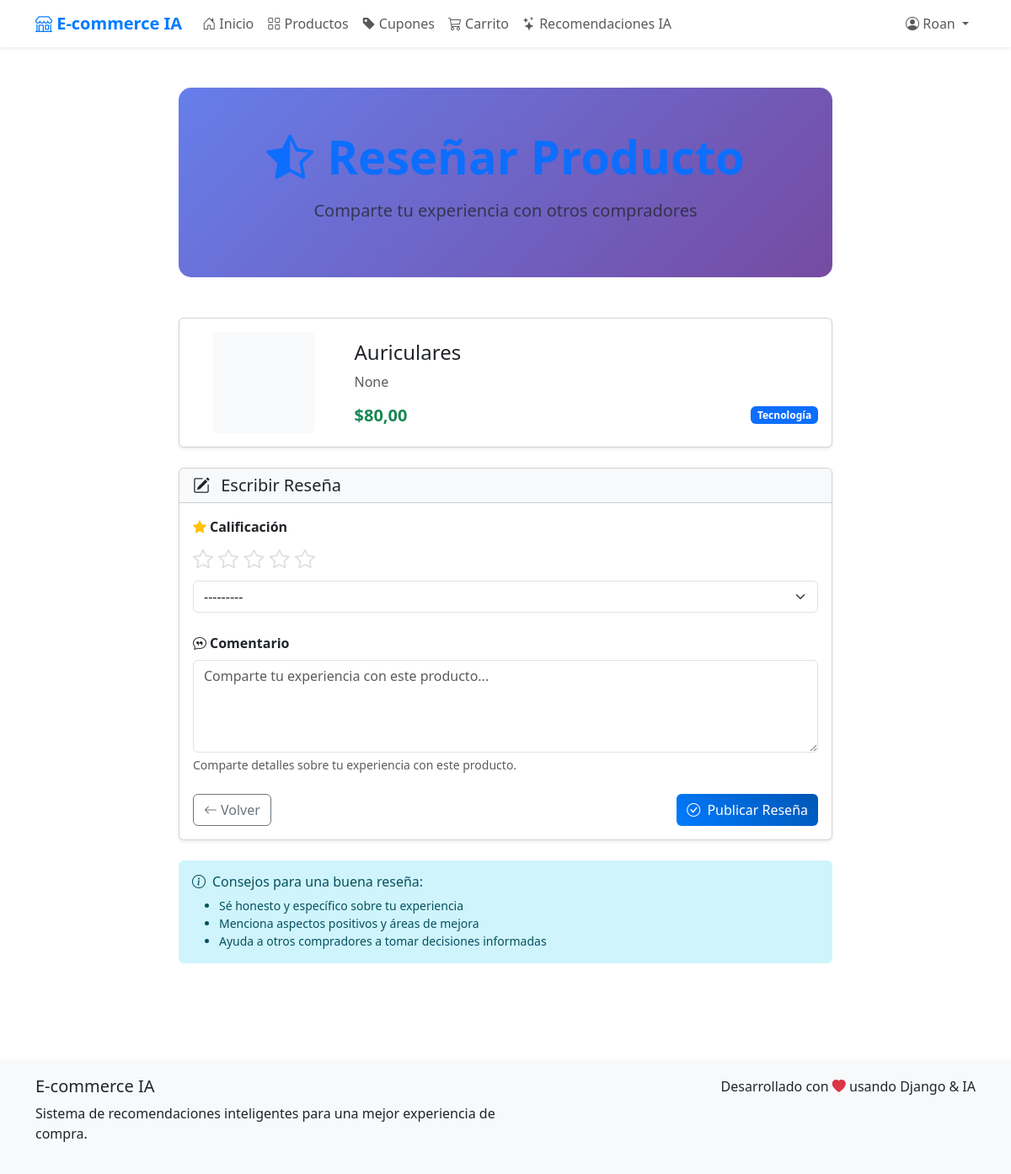
The app's page /producto/4/resena/ (signed in) with its own data.
### tienda/models.py (models this page shows, shortened)
class Producto(models.Model):
    nombre = models.CharField(max_length=100)
    precio = models.DecimalField(max_digits=10, decimal_places=2)
    categoria = models.CharField(max_length=50)
    descripcion = models.TextField(blank=True, null=True)
    imagen_url = models.URLField(blank=True, null=True)
    stock = models.IntegerField(default=10)
    def puede_reseñar(self, usuario):
        from tienda.models import PedidoProducto, CompraProducto
        pedidos_completados = Pedido.objects.filter(
            usuario=usuario,
            estado__in=['pagado', 'enviado', 'entregado']
        ).values_list('id', flat=True)
        productos_pedidos = PedidoProducto.objects.filter(
            pedido_id__in=pedidos_completados,
            producto=self
        ).exists()
        compras_directas = CompraProducto.objects.filter(
            compra__usuario=usuario,
            producto=self
        ).exists()
        return productos_pedidos or compras_directas

### tienda/views.py (the view)
# urls.py: path('producto/<int:producto_id>/resena/', views.agregar_resena, name='agregar_resena'),
@login_required
def agregar_resena(request, producto_id):
    producto = get_object_or_404(Producto, id=producto_id)
    if not producto.puede_reseñar(request.user):
        messages.error(request, _('Debes comprar este producto antes de poder reseñarlo.'))
        return redirect('productos')
    resena_existente = Resena.objects.filter(usuario=request.user, producto=producto).first()
    if request.method == 'POST':
        form = ResenaForm(request.POST, instance=resena_existente)
        if form.is_valid():
            resena = form.save(commit=False)
            resena.usuario = request.user
            resena.producto = producto
            resena.save()
            messages.success(request, _('¡Reseña guardada exitosamente!'))
            return redirect('comprar', producto_id=producto.id)
    else:
        form = ResenaForm(instance=resena_existente)
    return render(request, 'tienda/agregar_resena.html', {
        'form': form,
        'producto': producto,
        'resena_existente': resena_existente
    })

### tienda/views.py
class ResenaForm(forms.ModelForm):
    class Meta:
        model = Resena
        fields = ['calificacion', 'comentario']
        widgets = {
            'calificacion': forms.Select(attrs={'class': 'form-select'}),
            'comentario': forms.Textarea(attrs={
                'class': 'form-control',
                'rows': 4,
                'placeholder': 'Comparte tu experiencia con este producto...'
            }),
        }

### tienda/context_processors.py (called while the page is built)
def carrito_context(request):
    if request.user.is_authenticated:
        try:
            carrito = Carrito.objects.get(usuario=request.user)
            return {
                'carrito_total_productos': carrito.total_productos,
                'carrito_total_precio': carrito.total_precio,
            }
        except Carrito.DoesNotExist:
            return {
                'carrito_total_productos': 0,
                'carrito_total_precio': 0,
            }
    return {
        'carrito_total_productos': 0,
        'carrito_total_precio': 0,
    }

### tienda/models.py (called while the page is built)
    @property
    def total_productos(self):
        return sum(item.cantidad for item in self.carritoproducto_set.all())

    @property
    def total_precio(self):
        return sum(item.subtotal for item in self.carritoproducto_set.all())

### tienda/templates/tienda/agregar_resena.html (shortened to what this page needs)
{% extends 'tienda/base.html' %}
{% load static %}
{% load i18n %}
{% block content %}
<div class="container-fluid py-5">
    <div class="row justify-content-center">
        <div class="col-12 col-lg-8">
            <div class="hero-section text-center mb-5">
                <h1 class="display-4 fw-bold text-primary mb-3">
                    <i class="bi bi-star-half me-3"></i>{% trans "Reseñar Producto" %}
                </h1>
                <p class="lead text-muted">{% trans "Comparte tu experiencia con otros compradores" %}</p>
            </div>
            <div class="card shadow-sm mb-4">
                <div class="card-body">
                    <div class="row align-items-center">
                        <div class="col-md-3 text-center">
                            {% if producto.imagen_url %}
                                <img src="{{ producto.imagen_url }}" alt="{{ producto.nombre }}"
                                     class="img-fluid rounded" style="max-height: 120px;">
                            {% else %}
                                <div class="bg-light rounded d-flex align-items-center justify-content-center mx-auto"
                                     style="width: 120px; height: 120px;">
                                </div>
                            {% endif %}
                        </div>
                        <div class="col-md-9">
                            <h4 class="card-title">{{ producto.nombre }}</h4>
                            <p class="card-text text-muted">{{ producto.descripcion|truncatechars:150 }}</p>
                            <div class="d-flex justify-content-between align-items-center">
                                <span class="h5 text-success fw-bold mb-0">${{ producto.precio }}</span>
                                <span class="badge bg-{% if producto.categoria == 'Tecnología' %}primary{% elif producto.categoria == 'Libros' %}success{% else %}info{% endif %}">
                                    {{ producto.categoria }}
                                </span>
                            </div>
                        </div>
                    </div>
                </div>
            </div>
            <div class="card shadow-sm">
                <div class="card-header bg-light">
                    <h5 class="mb-0">
                        <i class="bi bi-pencil-square me-2"></i>
                        {% if resena_existente %}{% trans "Editar Reseña" %}{% else %}{% trans "Escribir Reseña" %}{% endif %}
                    </h5>
                </div>
                <div class="card-body">
                    <form method="post">
                        <div class="mb-4">
                            <label for="{{ form.calificacion.id_for_label }}" class="form-label fw-bold">
                                <i class="bi bi-star-fill text-warning me-1"></i>{% trans "Calificación" %}
                            </label>
                            <div class="rating-stars mb-2">
                                <div class="stars" data-rating="0">
                                    <i class="bi bi-star" data-value="1"></i>
                                    <i class="bi bi-star" data-value="2"></i>
                                    <i class="bi bi-star" data-value="3"></i>
                                    <i class="bi bi-star" data-value="4"></i>
                                    <i class="bi bi-star" data-value="5"></i>
                                </div>
                            </div>
                            {{ form.calificacion }}
                        </div>
                        <div class="mb-4">
                            <label for="{{ form.comentario.id_for_label }}" class="form-label fw-bold">
                                <i class="bi bi-chat-quote me-1"></i>{% trans "Comentario" %}
                            </label>
                            {{ form.comentario }}
                            <div class="form-text">{% trans "Comparte detalles sobre tu experiencia con este producto." %}</div>
                        </div>
                        <div class="d-flex justify-content-between">
                            <a href="{% url 'comprar' producto.id %}" class="btn btn-outline-secondary">
                                <i class="bi bi-arrow-left me-1"></i>{% trans "Volver" %}
                            </a>
                            <button type="submit" class="btn btn-primary">
                                <i class="bi bi-check-circle me-1"></i>
                                {% if resena_existente %}{% trans "Actualizar Reseña" %}{% else %}{% trans "Publicar Reseña" %}{% endif %}
                            </button>
                        </div>
                    </form>
                </div>
            </div>
            <div class="alert alert-info border-0 mt-4">
                <h6 class="alert-heading">
                    <i class="bi bi-info-circle me-2"></i>{% trans "Consejos para una buena reseña:" %}
                </h6>
                <ul class="mb-0 small">
                    <li>{% trans "Sé honesto y específico sobre tu experiencia" %}</li>
                    <li>{% trans "Menciona aspectos positivos y áreas de mejora" %}</li>
                    <li>{% trans "Ayuda a otros compradores a tomar decisiones informadas" %}</li>
                </ul>
            </div>
        </div>
    </div>
</div>
{% endblock %}

### tienda/templates/tienda/base.html (shortened to what this page needs)
{% load i18n %}
<!DOCTYPE html>
<html lang="es">
<head>
    <link href="https://cdn.jsdelivr.net/npm/bootstrap@5.3.0/dist/css/bootstrap.min.css" rel="stylesheet">
    <link rel="stylesheet" href="https://cdn.jsdelivr.net/npm/bootstrap-icons@1.10.0/font/bootstrap-icons.css">
</head>
<body>
    <nav class="navbar navbar-expand-lg navbar-light bg-white shadow-sm">
        <div class="container">
            <a class="navbar-brand" href="{% url 'home' %}">
                <i class="bi bi-shop"></i> E-commerce IA
            </a>
            <div class="collapse navbar-collapse" id="navbarNav">
                <ul class="navbar-nav me-auto">
                    <li class="nav-item">
                        <a class="nav-link" href="{% url 'home' %}">
                            <i class="bi bi-house-door"></i> {% trans "Inicio" %}
                        </a>
                    </li>
                    {% if user.is_authenticated %}
                        <li class="nav-item">
                            <a class="nav-link" href="{% url 'productos' %}">
                                <i class="bi bi-grid"></i> {% trans "Productos" %}
                            </a>
                        </li>
                        <li class="nav-item">
                            <a class="nav-link" href="{% url 'cupones_disponibles' %}">
                                <i class="bi bi-tag-fill"></i> {% trans "Cupones" %}
                            </a>
                        </li>
                        <li class="nav-item">
                            <a class="nav-link" href="{% url 'ver_carrito' %}">
                                <i class="bi bi-cart3"></i> {% trans "Carrito" %}
                            </a>
                        </li>
                        <li class="nav-item">
                            <a class="nav-link" href="{% url 'recomendaciones' %}">
                                <i class="bi bi-stars"></i> {% trans "Recomendaciones IA" %}
                            </a>
                        </li>
                    {% endif %}
                </ul>
                <ul class="navbar-nav">
                    {% if user.is_authenticated %}
                        <li class="nav-item dropdown">
                            <a class="nav-link dropdown-toggle" href="#" id="userDropdown" role="button" data-bs-toggle="dropdown">
                                <i class="bi bi-person-circle"></i> {{ user.username }}
                            </a>
                        </li>
                    {% endif %}
                </ul>
            </div>
        </div>
    </nav>
    <main>
        {% block content %}{% endblock %}
    </main>
    <footer class="footer">
        <div class="container">
            <div class="row">
                <div class="col-md-6">
                    <h5>E-commerce IA</h5>
                    <p>{% trans "Sistema de recomendaciones inteligentes para una mejor experiencia de compra." %}</p>
                </div>
                <div class="col-md-6 text-md-end">
                    <p class="mb-0">{% trans "Desarrollado con" %} <i class="bi bi-heart-fill text-danger"></i> {% trans "usando Django & IA" %}</p>
                </div>
            </div>
        </div>
    </footer>
</body>
</html>

### tienda/templates/tienda/base.html (style rules this page uses)
.navbar-brand { font-weight: bold; color: #007bff !important; }
.hero-section { background: linear-gradient(135deg, #667eea 0%, #764ba2 100%); color: white; padding: 60px 0; margin-bottom: 40px; }
.btn-primary { background: linear-gradient(45deg, #007bff, #0056b3); border: none; }
.footer { background-color: #f8f9fa; padding: 20px 0; margin-top: 50px; }

### tienda/templates/tienda/agregar_resena.html (style rules this page uses)
.hero-section { background: linear-gradient(135deg, #667eea 0%, #764ba2 100%); color: white; padding: 3rem 2rem; border-radius: 15px; margin-bottom: 2rem; }
.rating-stars { font-size: 1.5rem; }
.rating-stars .stars { display: inline-block; }
.rating-stars .stars i { color: #ddd; cursor: pointer; transition: color 0.2s; }
.card { transition: transform 0.2s ease-in-out, box-shadow 0.2s ease-in-out; }

### records on screen
Producto: nombre "Auriculares", descripcion "None", precio "80,00", categoria "Tecnología"

### other values on screen
{{ user.username }} "Roan"
